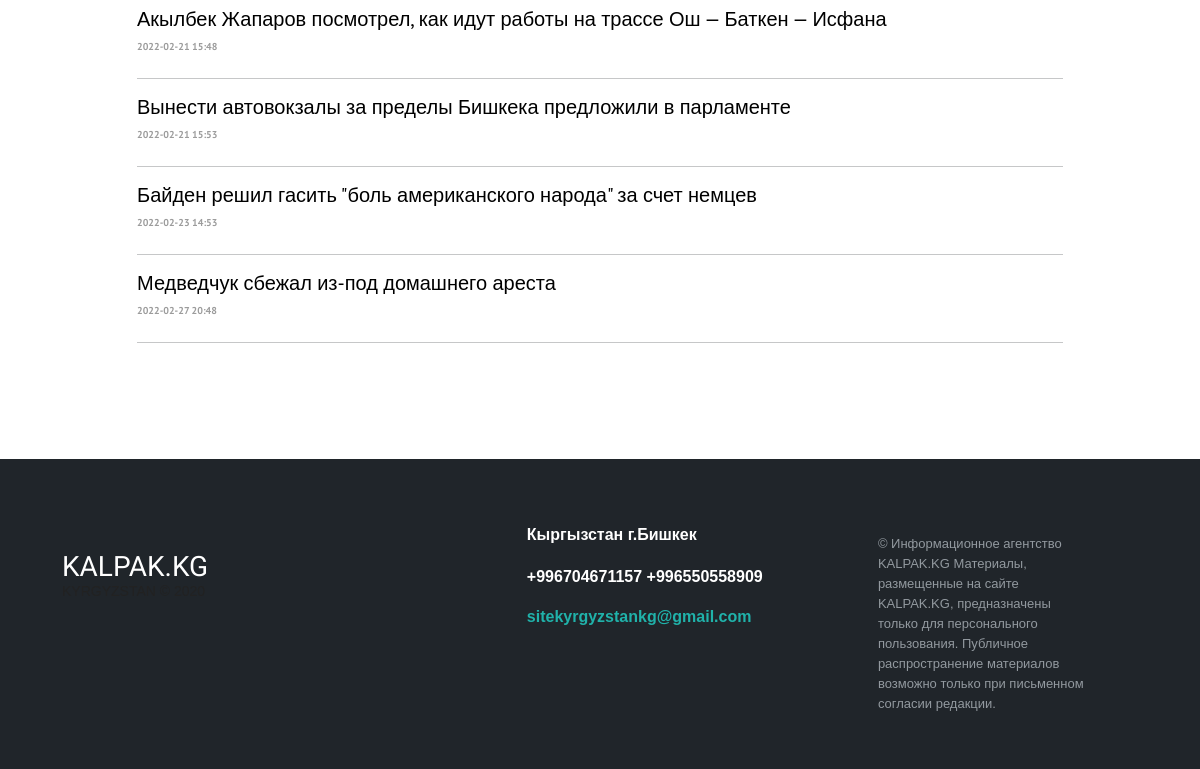
The page /heading/2/ (lower part) on the database as committed earlier.
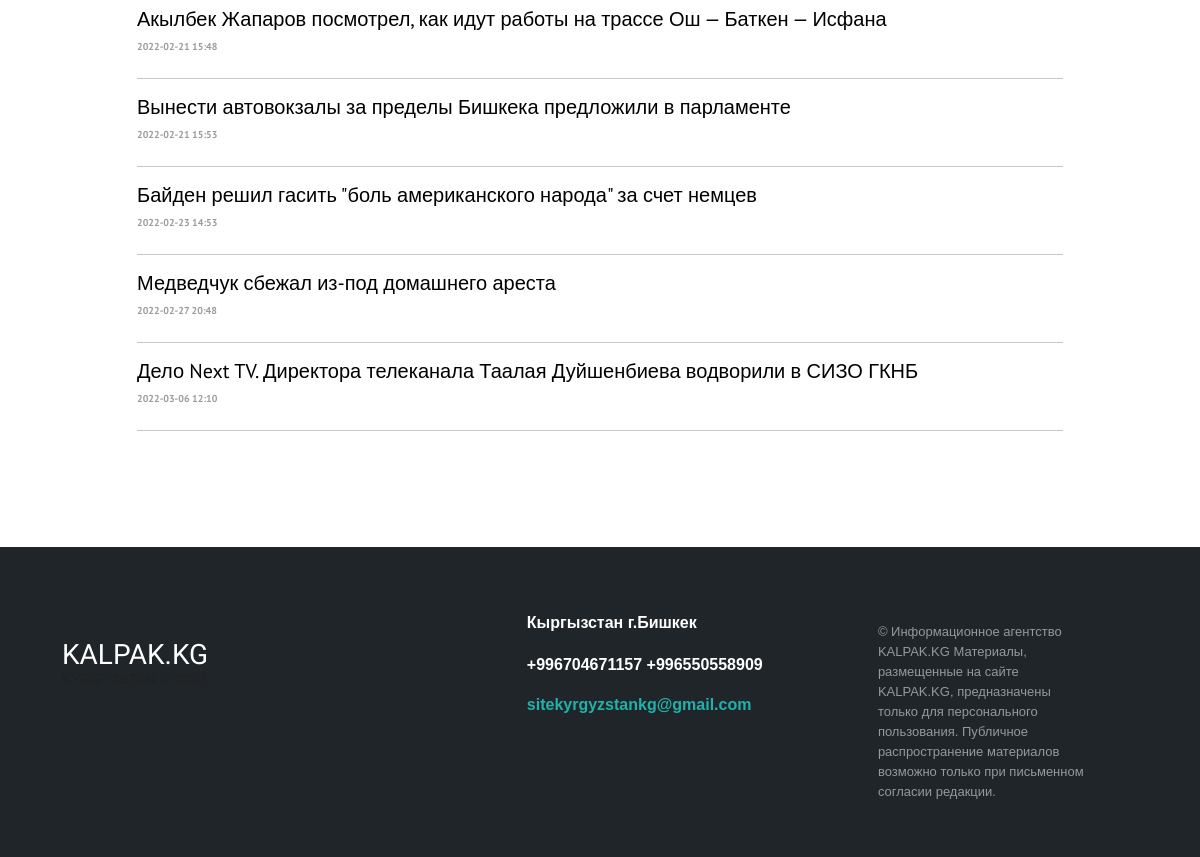
The same page on the database as committed later.
### core/models.py (models this page shows, shortened)
class Article(models.Model):
    title = models.CharField(max_length=255, null=True, blank=True)
    text = models.TextField()
    slug = models.SlugField(max_length=255, unique=True, db_index=True, verbose_name="URL", null=True, blank=True)
    author = models.ForeignKey(
        to="Author",
        on_delete=models.SET_NULL,
        null=True, blank=True,
        related_name="article",
        verbose_name=_("Автор")
    )
    heading = models.ForeignKey(
        to="HeadingArticle",
        on_delete=models.PROTECT,
        null=True,
        related_name="article",
        verbose_name=_("Рубрика")
    )
    readers = models.ManyToManyField(
        to=User,
        related_name="readed_articles",
        blank=True,
        verbose_name=_("Читатели")
    )
    views = models.IntegerField(default=0, verbose_name=_("Просмотры"))
    created_at = models.DateTimeField(
        auto_now_add=True,
        null=True,
    )
    main_article = models.BooleanField(default=False, verbose_name=_("Первая новость"))
    margin_article_text = models.BooleanField(default=False, verbose_name=_("Ровнительные новости"))
    text_article = models.BooleanField(default=False, verbose_name=_("Текстовые новости"))
    center_article = models.BooleanField(default=False)
    right_panel_article = models.BooleanField(default=False, verbose_name=_("Главные новости"))
    updated_at = models.DateTimeField(auto_now=True)
    is_active = models.BooleanField(default=True)
    picture = models.ImageField(
        upload_to="articles_image",
        null=True, blank=True,
        verbose_name="Главная картинка статьи"
    )

### core/views.py (the view)
# urls.py: path('heading/<int:heading_id>/', heading_page, name="heading"),
def heading_page(request, heading_id):
    article = Article.objects.filter(heading_id=heading_id)
    heading = HeadingArticle.objects.all()
    category = HeadingArticle.objects.get(pk=heading_id)
    return render(request, "headings_page.html", {"article": article, "heading": heading, "category": category})

### core/templates/headings_page.html (shortened to what this page needs)
{% extends 'base.html' %}
{% block latest_news %}
            <div class="container">
                <div class="row">
                    <div class="col-md-1"></div>
                    <div class="col-md-10">
                        {% for articles in article %}
                        <h1 class="zago_main02"><a href="{% url 'article' articles.slug %}" class="link-text4">{{ articles.title }}</a></h1>
                        <p class="date_time mr-5">{{ articles.created_at|date:"Y-m-d H:i" }}</p>
                        <hr class="mt-4">
                        {% endfor %}
                    </div>
                    <div class="col-md-1"></div>
                </div>
            </div>
{% endblock %}

Rows that differ between the two databases and show on the page:
added Article: title "Дело Next TV. Директора телеканала Таалая Дуйшенбиева водворили в СИЗО ГКНБ", created_at "2022-03-06 12:10"
